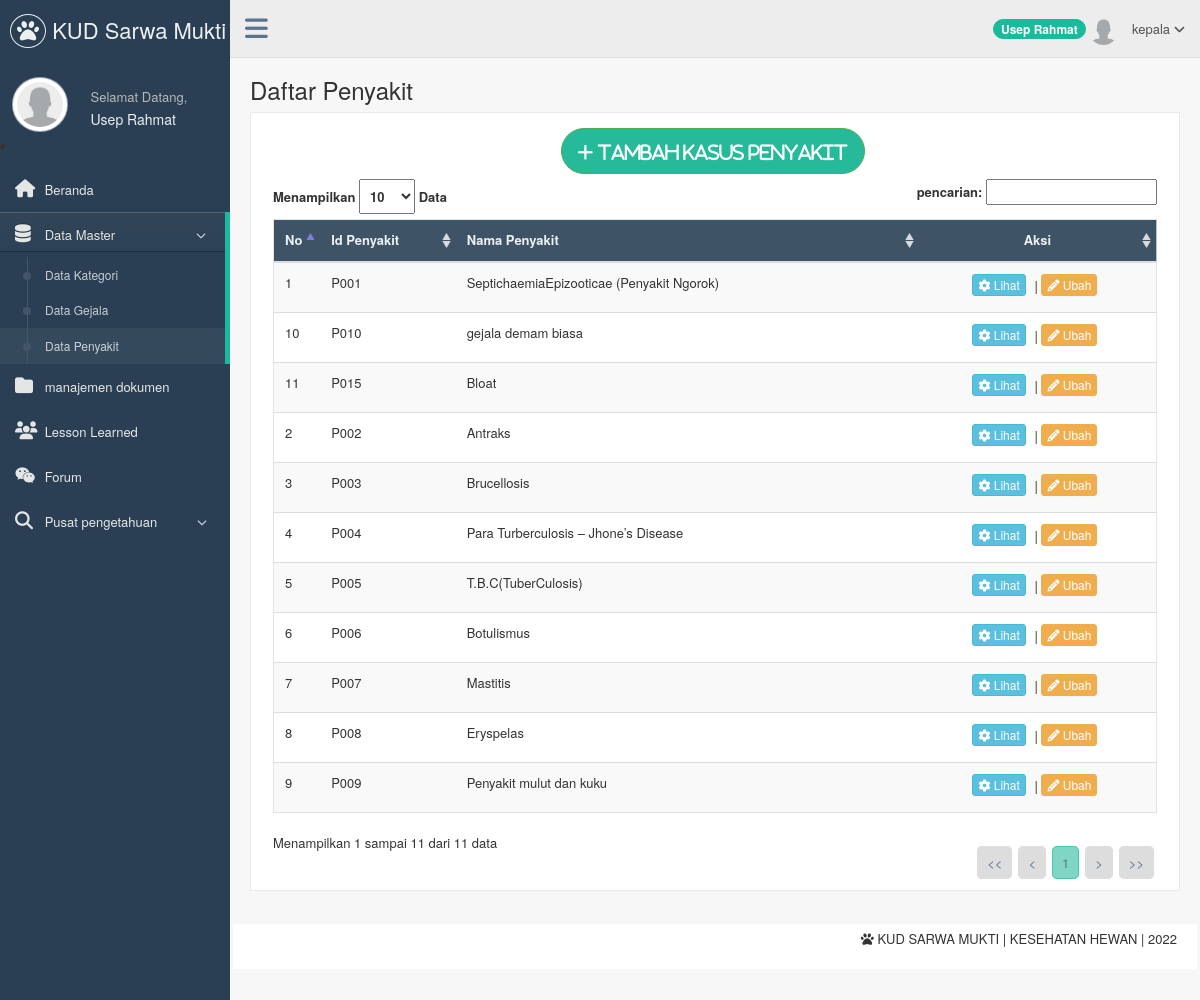
Page /page/kepala/index.php?page=daftar_kasus_penyakit (signed in) on the committed database.
### tables this page shows
CREATE TABLE `t_pengguna` (
  `nip` varchar(15) NOT NULL,
  `username` varchar(50) NOT NULL,
  `password` varchar(50) NOT NULL,
  `nama_pengguna` varchar(200) NOT NULL,
  `level` varchar(80) NOT NULL,
  `email` varchar(150) NOT NULL,
  `jabatan` varchar(50) NOT NULL,
  `status` enum('Aktif','Tidak Aktif') NOT NULL DEFAULT 'Aktif',
  `foto` varchar(255) DEFAULT NULL,
  `alamat` text NOT NULL,
  `tanggal_lahir` date NOT NULL
);

CREATE TABLE `t_kasus` (
  `id_kasus` varchar(5) NOT NULL,
  `nip` varchar(15) NOT NULL,
  `nama_kasus` varchar(150) NOT NULL,
  `solusi` text NOT NULL,
  `status_cbr` enum('Revisi','Retain') NOT NULL
);

### config/navigasi.php (called while the page is built, shortened)
<?php
	function navigasi(){
		if (isset($_GET['page'])) {
			switch ($_GET['page']) {
				case 'daftar_kasus_penyakit' : include('daftar_kasus_penyakit.php');
					break;
			}
		}
		else{
			include "beranda.php";
		}
	}
?>

### page/kepala/daftar_kasus_penyakit.php (the view, shortened to what this page needs)
<?php
    if($_SESSION['nip']!=""){
?>
    <div class="page-title">
        <div class="title_left">
            <h3>
                    Daftar Penyakit
            </h3>
        </div>
    </div>
    <div class="clearfix"></div>
        <div class="row">
            <div class="col-md-12 col-sm-12 col-xs-12">
                <div class="x_panel">
                    <div class="x_content">
                       <center><a href="index.php?page=tambah_daftar_kasus_penyakit"><button type="button" class="btn btn-round btn-success btn-lg" ><i class="fa fa-plus"> Tambah Kasus penyakit </i></button></a></center>
                        <table id="example" class="table table-striped responsive-utilities jambo_table">
                             <?php
                                        $link = koneksi_db();
                                        $sql = ("SELECT * FROM t_kasus
                            WHERE t_kasus.status_cbr<>'Revisi'");
                                        $tampil=mysql_query($sql,$link);
                                        $banyakrecord=mysql_num_rows($tampil);
                                        if($banyakrecord>0){
                             ?>
                            <thead>
                                <tr class="headings">
                                    <th>No </th>
                                    <th>Id Penyakit </th>
                                    <th>Nama Penyakit</th>
                                    <th><center>Aksi</center> </th>
                                </tr>
                            </thead>
                            <tbody>
                                <?php
                                        $i=0;
                                        while($data=mysql_fetch_array($tampil)){
                                        $i++;?>
                                <tr class="even pointer">
                                    <td>
                                        <?php echo $i; ?>
                                    </td>
                                    <td>
                                        <?php echo $data['id_kasus'];?>
                                    </td>
                                    <td>
                                        <?php echo $data['nama_kasus'];?>
                                    </td>
                                         <td align="center">
                                            <a href="index.php?page=detail_kasus_penyakit&&id_kasus=<?php echo $data['id_kasus'];?>" class="btn btn-info btn-xs"><i class="fa fa-gear"></i> Lihat </a> |
                                             <a href="index.php?page=ubah_kasus_penyakit&&id_kasus=<?php echo $data['id_kasus'];?>" class="btn btn-warning btn-xs"><i class="fa fa-pencil"></i> Ubah </a>
                                    </td>
                                </tr>
                            <?php
                            }
                            ?>
                            </tbody>
                        </table>
                        <?php
                    }
                    ?>
                    </div>
                </div>
            </div>
        </div>
    <?php
    }
    else{
    header("Location:../../belum_login.php");
}
?>

### page/kepala/sidebar.php (shortened to what this page needs)
<?php
   if($_SESSION['nip']!=""){
   $nip = $_SESSION['nip'];
?>
<?php
     $queryPhoto=mysql_query("SELECT foto
                        FROM t_pengguna
                        WHERE nip = '$nip'
                        LIMIT 1");
    $data=mysql_fetch_array($queryPhoto);
?>
<div class="col-md-3 left_col">
    <div class="left_col scroll-view">
        <div class="navbar nav_title" style="border: 0;">
            <a href="index.php" class="site_title"><i class="fa fa-paw"></i><span> KUD Sarwa Mukti </span></a>
        </div>
                    <div class="profile">
                        <div class="profile_pic">
                            <?php
                                                                if($data['foto']==NULL){
                                                            ?>
                                                                    <img src="../../images/user.png" alt="..." class="img-circle profile_img" width="200" height="55"/>
                                                            <?php
                                                                }else{
                                                            ?>
                                                                   <img src="<?php echo $data['foto'];?>"  alt="..." class="img-circle profile_img" width="200" height="55">
                                                            <?php
                                                                }
                                                            ?>
                        </div>
                        <div class="profile_info">
                            <span>Selamat Datang,</span>
                            <h2><?php echo $_SESSION['nama_pengguna'];?></h2>
                        </div>
                    </div>
                    <li/>
                    <div id="sidebar-menu" class="main_menu_side hidden-print main_menu">
                       <div class="menu_section">
                            <ul class="nav side-menu">
                                <li><a href="index.php"><i class="fa fa-home"></i> Beranda </a>
                                </li>
                                <li><a><i class="fa fa-database"></i> Data Master <span class="fa fa-chevron-down"></span></a>
                                    <ul class="nav child_menu" style="display: none">
                                        <li><a href="index.php?page=daftar_kategori"> Data Kategori </a>
                                </li>
                                        <li><a href="index.php?page=daftar_atribut_gejala">Data Gejala</a>
                                        </li>
                                        <li><a href="index.php?page=daftar_kasus_penyakit">Data Penyakit </a>
                                    </ul>
                                </li>
                                <li><a href="index.php?page=daftar_dokumen"><i class="fa fa-folder"></i> manajemen dokumen </a>
                                </li>
                                <li><a href="index.php?page=lesson_learned"><i class="fa fa-users"></i> Lesson Learned </a>
                                </li>
                                <li><a href="index.php?page=forum"><i class="fa fa-wechat"></i> Forum </a>
                                </li>
                                <li><a><i class="fa fa-search"></i> Pusat pengetahuan <span class="fa fa-chevron-down"></span></a>
                                </li>
                            </ul>
                        </div>
                    </div>
    </div>
</div>
<?php
}
else {
header("Location:../../belum_login.php");
}
?>

### page/kepala/header.php (shortened to what this page needs)
<?php
    if($_SESSION['nip']!=""){
    $nip = $_SESSION['nip'];
    $Nama  = $_SESSION['nama_pengguna'];
    $queryPhoto=mysql_query("SELECT foto
                        FROM t_pengguna
                        WHERE nip = '$nip'
                        LIMIT 1");
    $data=mysql_fetch_array($queryPhoto);
?>
            <div class="top_nav">
                <div class="nav_menu">
                    <nav class="" role="navigation">
                       <div class="nav toggle">
                            <a id="menu_toggle"><i class="fa fa-bars"></i></a>
                        </div>
                        <ul class="nav navbar-nav navbar-right">
                            <li>
                                <a href="javascript:;" class="user-profile dropdown-toggle" data-toggle="dropdown" aria-expanded="false">
                                   <span class="badge bg-green"><?php echo $Nama;?></span> <?php
                                                                if($data['foto']==NULL){
                                                            ?>
                                                                    <img src="../../images/user.png" alt=""/>
                                                            <?php
                                                                }else{
                                                            ?>
                                                                   <img src="<?php echo $data['foto'];?>"  alt="">
                                                            <?php
                                                                }
                                                            ?>
                                                            <?php echo $_SESSION['level'];?>
                                    <span class=" fa fa-angle-down"></span>
                                </a>
                            </li>
                        </ul>
                    </nav>
                </div>
              </div>
<?php
}
else {
header("Location:../../belum_login.php");
}
?>

### rows in the picture
t_pengguna: foto (placeholder picture)
t_kasus: id_kasus "P001", nama_kasus "SeptichaemiaEpizooticae (Penyakit Ngorok)"
t_kasus: id_kasus "P002", nama_kasus "Antraks"
t_kasus: id_kasus "P003", nama_kasus "Brucellosis"
t_kasus: id_kasus "P004", nama_kasus "Para Turberculosis – Jhone’s Disease"
t_kasus: id_kasus "P005", nama_kasus "T.B.C(TuberCulosis)"
t_kasus: id_kasus "P006", nama_kasus "Botulismus"
t_kasus: id_kasus "P007", nama_kasus "Mastitis"
t_kasus: id_kasus "P008", nama_kasus "Eryspelas"
t_kasus: id_kasus "P009", nama_kasus "Penyakit mulut dan kuku"
t_kasus: id_kasus "P010", nama_kasus "gejala demam biasa"
t_kasus: id_kasus "P015", nama_kasus "Bloat"

### other values in the picture
$_SESSION['nama_pengguna'] "Usep Rahmat"
$Nama "Usep Rahmat"
$_SESSION['level'] "kepala"
